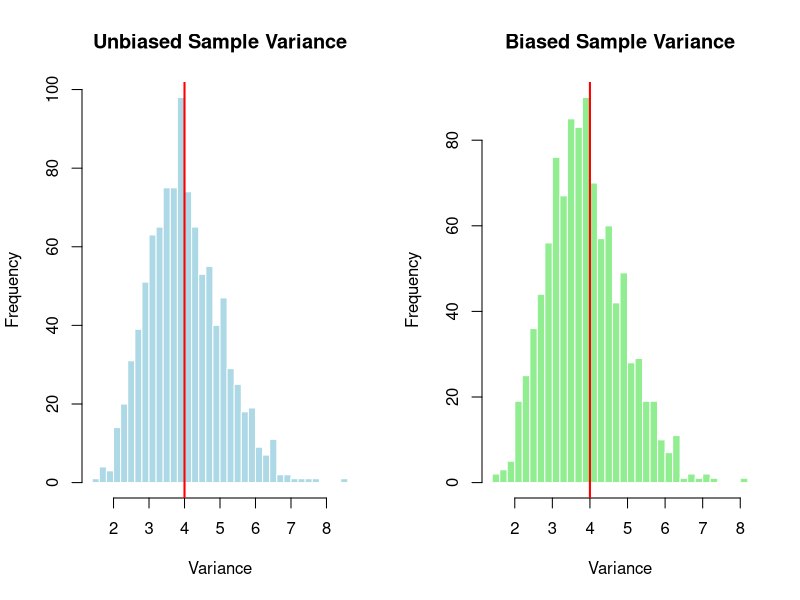

This figure's R source:
# Parameters
mu <- 5
sigma <- 2
n <- 30
N_sim <- 1000

# Initialize vectors
sample_vars <- numeric(N_sim)
biased_vars <- numeric(N_sim)

# Simulation
set.seed(123)
for (i in 1:N_sim) {
  data <- rnorm(n, mean = mu, sd = sigma)
  sample_vars[i] <- var(data)
  biased_vars[i] <- sum((data - mean(data))^2) / n
}

# Graphical Output
par(mfrow = c(1, 2))

# Histogram of unbiased variances
hist(sample_vars, breaks = 30, col = "lightblue", main = "Unbiased Sample Variance", xlab = "Variance", border = "white")
abline(v = sigma^2, col = "red", lwd = 2)

# Histogram of biased variances
hist(biased_vars, breaks = 30, col = "lightgreen", main = "Biased Sample Variance", xlab = "Variance", border = "white")
abline(v = sigma^2, col = "red", lwd = 2)

# Z-test (if group1 and group2 are defined)
# z_test_result <- z.test(group1, group2, sigma.x = sd(group1), sigma.y = sd(group2))
# print(z_test_result)

# Histograms of groups (if group1 and group2 are defined)
# par(mfrow = c(1, 2))
# hist(group1, breaks = 30, col = "lightblue", main = "Histogram of Group 1", xlab = "Value", border = "white")
# hist(group2, breaks = 30, col = "lightgreen", main = "Histogram of Group 2", xlab = "Value", border